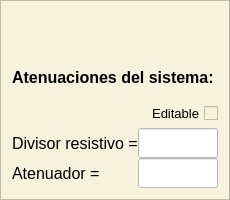
     <widget class="QFrame" name="bloque_atenuacion_sistema">
      <property name="minimumSize">
       <size>
        <width>230</width>
        <height>200</height>
       </size>
      </property>
      <property name="maximumSize">
       <size>
        <width>230</width>
        <height>200</height>
       </size>
      </property>
      <property name="font">
       <font>
        <family>Segoe UI</family>
        <pointsize>12</pointsize>
       </font>
      </property>
      <property name="styleSheet">
       <string notr="true">background-color: rgb(247, 242, 222);</string>
      </property>
      <property name="frameShape">
       <enum>QFrame::Shape::StyledPanel</enum>
      </property>
      <property name="frameShadow">
       <enum>QFrame::Shadow::Raised</enum>
      </property>
      <layout class="QGridLayout" name="gridLayout_15">
       <item row="1" column="0">
        <widget class="QLabel" name="atenuacion_sistema">
         <property name="minimumSize">
          <size>
           <width>210</width>
           <height>30</height>
          </size>
         </property>
         <property name="maximumSize">
          <size>
           <width>210</width>
           <height>30</height>
          </size>
         </property>
         <property name="font">
          <font>
           <family>Segoe UI</family>
           <pointsize>12</pointsize>
           <bold>true</bold>
          </font>
         </property>
         <property name="text">
          <string>Atenuaciones del sistema:</string>
         </property>
        </widget>
       </item>
       <item row="2" column="0">
        <layout class="QGridLayout" name="grilla_atenuacion_sistema">
         <property name="spacing">
          <number>0</number>
         </property>
         <item row="0" column="0">
          <spacer name="horizontalSpacer_8">
           <property name="orientation">
            <enum>Qt::Orientation::Horizontal</enum>
           </property>
           <property name="sizeHint" stdset="0">
            <size>
             <width>40</width>
             <height>20</height>
            </size>
           </property>
          </spacer>
         </item>
         <item row="0" column="1" colspan="2">
          <widget class="QCheckBox" name="habilitador_dividor_resistivo">
           <property name="enabled">
            <bool>true</bool>
           </property>
           <property name="minimumSize">
            <size>
             <width>80</width>
             <height>30</height>
            </size>
           </property>
           <property name="maximumSize">
            <size>
             <width>80</width>
             <height>30</height>
            </size>
           </property>
           <property name="font">
            <font>
             <family>Segoe UI</family>
             <pointsize>10</pointsize>
            </font>
           </property>
           <property name="toolTipDuration">
            <number>-1</number>
           </property>
           <property name="layoutDirection">
            <enum>Qt::LayoutDirection::RightToLeft</enum>
           </property>
           <property name="autoFillBackground">
            <bool>false</bool>
           </property>
           <property name="text">
            <string>Editable</string>
           </property>
           <property name="checked">
            <bool>false</bool>
           </property>
          </widget>
         </item>
         <item row="1" column="0" colspan="2">
          <widget class="QLabel" name="divisor_resistivo">
           <property name="minimumSize">
            <size>
             <width>130</width>
             <height>30</height>
            </size>
           </property>
           <property name="maximumSize">
            <size>
             <width>130</width>
             <height>30</height>
            </size>
           </property>
           <property name="font">
            <font>
             <family>Segoe UI</family>
             <pointsize>12</pointsize>
            </font>
           </property>
           <property name="text">
            <string>Divisor resistivo =</string>
           </property>
          </widget>
         </item>
         <item row="1" column="2">
          <widget class="QLineEdit" name="entrada_divisor_resistivo">
           <property name="enabled">
            <bool>false</bool>
           </property>
           <property name="minimumSize">
            <size>
             <width>80</width>
             <height>30</height>
            </size>
           </property>
           <property name="maximumSize">
            <size>
             <width>80</width>
             <height>30</height>
            </size>
           </property>
           <property name="font">
            <font>
             <family>Segoe UI</family>
             <pointsize>12</pointsize>
            </font>
           </property>
           <property name="styleSheet">
            <string notr="true">background-color: rgb(255, 255, 255);</string>
           </property>
           <property name="clearButtonEnabled">
            <bool>false</bool>
           </property>
          </widget>
         </item>
         <item row="2" column="0" colspan="2">
          <widget class="QLabel" name="atenuador">
           <property name="minimumSize">
            <size>
             <width>130</width>
             <height>30</height>
            </size>
           </property>
           <property name="maximumSize">
            <size>
             <width>130</width>
             <height>30</height>
            </size>
           </property>
           <property name="font">
            <font>
             <family>Segoe UI</family>
             <pointsize>12</pointsize>
            </font>
           </property>
           <property name="text">
            <string>Atenuador =</string>
           </property>
          </widget>
         </item>
         <item row="2" column="2">
          <widget class="QLineEdit" name="entrada_atenuador">
           <property name="enabled">
            <bool>false</bool>
           </property>
           <property name="minimumSize">
            <size>
             <width>80</width>
             <height>30</height>
            </size>
           </property>
           <property name="maximumSize">
            <size>
             <width>80</width>
             <height>30</height>
            </size>
           </property>
           <property name="font">
            <font>
             <family>Segoe UI</family>
             <pointsize>12</pointsize>
            </font>
           </property>
           <property name="styleSheet">
            <string notr="true">background-color: rgb(255, 255, 255);</string>
           </property>
           <property name="clearButtonEnabled">
            <bool>false</bool>
           </property>
          </widget>
         </item>
        </layout>
       </item>
       <item row="0" column="0">
        <spacer name="verticalSpacer_2">
         <property name="orientation">
          <enum>Qt::Orientation::Vertical</enum>
         </property>
         <property name="sizeHint" stdset="0">
          <size>
           <width>20</width>
           <height>40</height>
          </size>
         </property>
        </spacer>
       </item>
      </layout>
     </widget>
